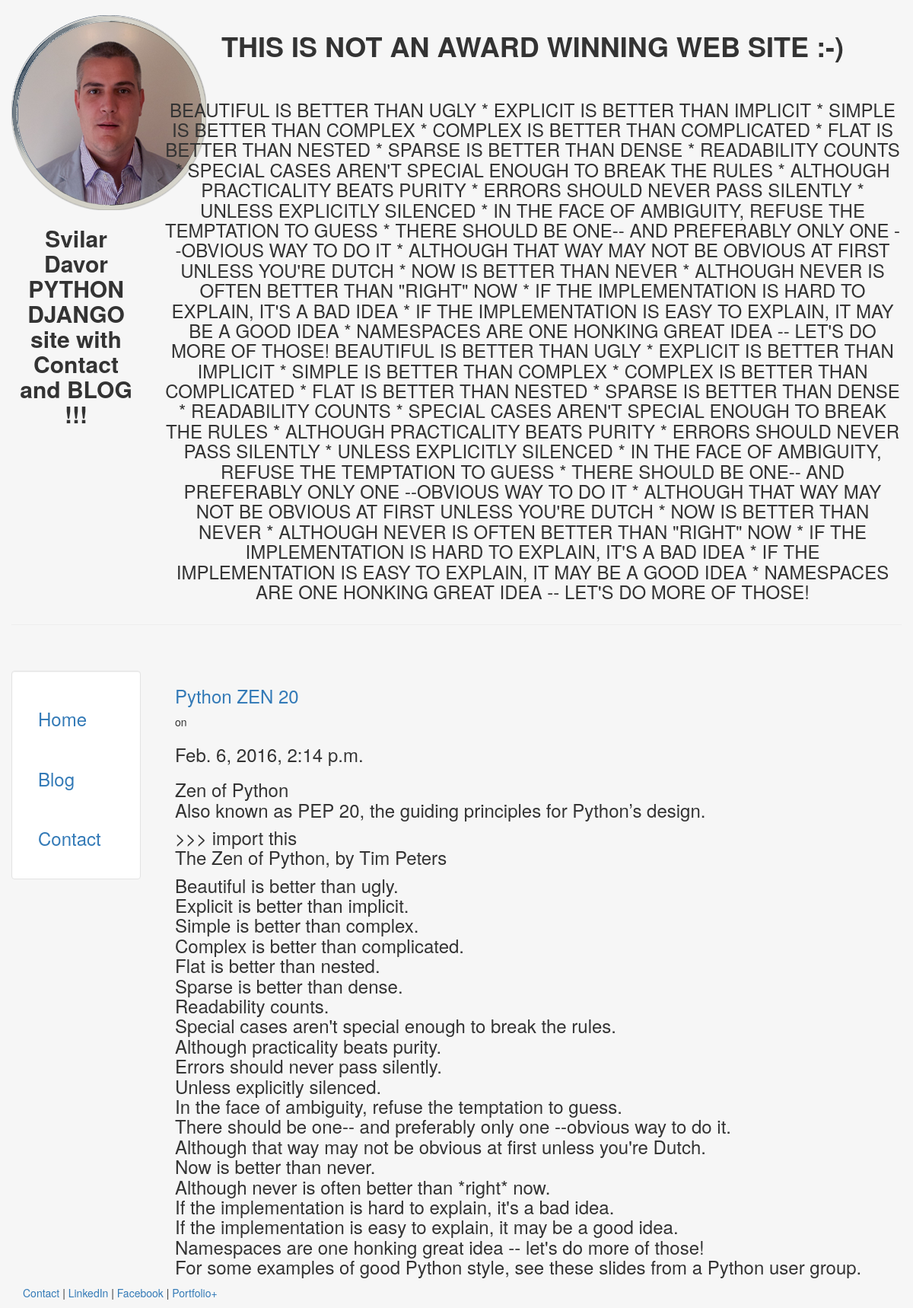
/blog/10, run on the app's committed database.
### blog/models.py (models this page shows, shortened)
class Post(models.Model):
    title = models.CharField(max_length = 140)
    body = models.TextField()
    date = models.DateTimeField()

### blog/templates/blog/post.html
{% extends "personal/header.html" %}
{% block content %}
		<h3><a href="/blog/{{post.id}}">  {{ post.title }}</a></h3>
		<div class = "post_meta">
			on <h3>{{ post.date }}</h3>
		</div>
		<div class="post_body">
			<h3>{{ post.body|safe|linebreaks}}</h3>
		</div>
{% endblock %}

### personal/templates/personal/header.html (style rules this page uses)
html, body { height:100% }

### data on the page
Post: title "Python ZEN 20", date "Feb. 6, 2016, 2:14 p.m.", body "Zen of Python Also known as PEP 20, the guiding principles for Python’s design. >>> import this The Zen of Python, by Tim Peters Beautiful is better than ugly. Explicit is better than implicit. Simple is better than complex. Complex is better than complicated. Flat is better than nested. Sparse is better than dense. Readability counts. Special cases aren't special enough to break the rules. Although practicality beats purity. Errors should never pass silently. Unless explicitly silenced. In the face of ambiguity, refuse the temptation to guess. There should be one-- and preferably only one --obvious way to do it. Although that way may not be obvious at first unless you're Dutch. Now is…"
